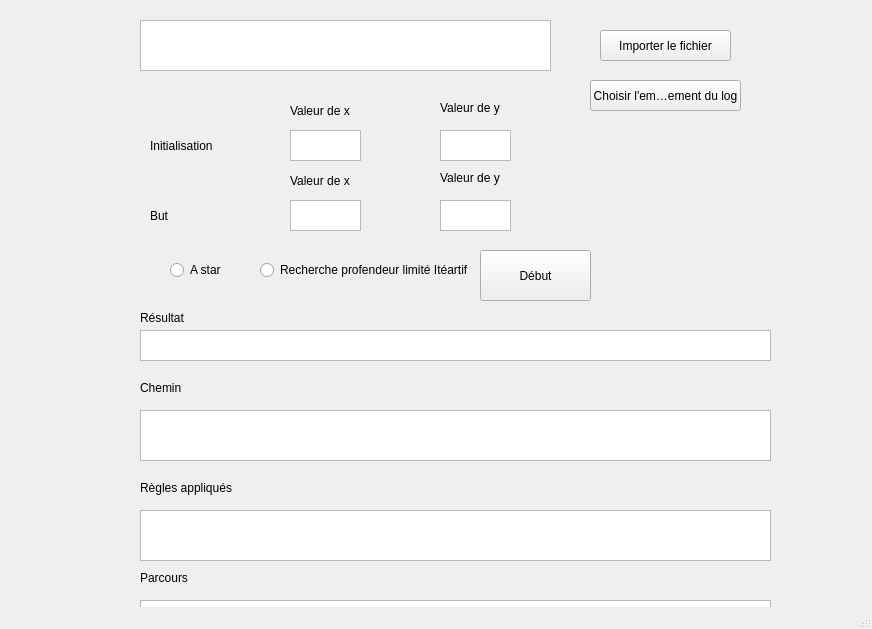
<?xml version="1.0" encoding="UTF-8"?>
<ui version="4.0">
 <class>MainWindow</class>
 <widget class="QMainWindow" name="MainWindow">
  <property name="geometry">
   <rect>
    <x>0</x>
    <y>0</y>
    <width>872</width>
    <height>629</height>
   </rect>
  </property>
  <property name="windowTitle">
   <string>MainWindow</string>
  </property>
  <widget class="QWidget" name="centralwidget">
   <widget class="QTextEdit" name="textEdit">
    <property name="geometry">
     <rect>
      <x>290</x>
      <y>130</y>
      <width>71</width>
      <height>31</height>
     </rect>
    </property>
   </widget>
   <widget class="QLabel" name="label">
    <property name="geometry">
     <rect>
      <x>290</x>
      <y>100</y>
      <width>71</width>
      <height>21</height>
     </rect>
    </property>
    <property name="text">
     <string>Valeur de x</string>
    </property>
   </widget>
   <widget class="QTextEdit" name="textEdit_2">
    <property name="geometry">
     <rect>
      <x>440</x>
      <y>130</y>
      <width>71</width>
      <height>31</height>
     </rect>
    </property>
   </widget>
   <widget class="QLabel" name="label_2">
    <property name="geometry">
     <rect>
      <x>440</x>
      <y>100</y>
      <width>141</width>
      <height>16</height>
     </rect>
    </property>
    <property name="text">
     <string>Valeur de y</string>
    </property>
   </widget>
   <widget class="QPushButton" name="pushButton">
    <property name="geometry">
     <rect>
      <x>480</x>
      <y>250</y>
      <width>111</width>
      <height>51</height>
     </rect>
    </property>
    <property name="text">
     <string>Début</string>
    </property>
   </widget>
   <widget class="QTextEdit" name="textEdit_3">
    <property name="geometry">
     <rect>
      <x>140</x>
      <y>330</y>
      <width>631</width>
      <height>31</height>
     </rect>
    </property>
   </widget>
   <widget class="QLabel" name="label_3">
    <property name="geometry">
     <rect>
      <x>140</x>
      <y>310</y>
      <width>55</width>
      <height>16</height>
     </rect>
    </property>
    <property name="text">
     <string>Résultat</string>
    </property>
   </widget>
   <widget class="QTextEdit" name="textEdit_4">
    <property name="geometry">
     <rect>
      <x>140</x>
      <y>410</y>
      <width>631</width>
      <height>51</height>
     </rect>
    </property>
   </widget>
   <widget class="QLabel" name="label_4">
    <property name="geometry">
     <rect>
      <x>140</x>
      <y>380</y>
      <width>55</width>
      <height>16</height>
     </rect>
    </property>
    <property name="text">
     <string>Chemin</string>
    </property>
   </widget>
   <widget class="QRadioButton" name="radioButton">
    <property name="geometry">
     <rect>
      <x>170</x>
      <y>260</y>
      <width>181</width>
      <height>20</height>
     </rect>
    </property>
    <property name="text">
     <string>A star</string>
    </property>
   </widget>
   <widget class="QPushButton" name="pushButton_2">
    <property name="geometry">
     <rect>
      <x>600</x>
      <y>30</y>
      <width>131</width>
      <height>31</height>
     </rect>
    </property>
    <property name="text">
     <string>Importer le fichier</string>
    </property>
   </widget>
   <widget class="QTextEdit" name="textEdit_5">
    <property name="geometry">
     <rect>
      <x>140</x>
      <y>20</y>
      <width>411</width>
      <height>51</height>
     </rect>
    </property>
   </widget>
   <widget class="QToolButton" name="toolButton">
    <property name="geometry">
     <rect>
      <x>590</x>
      <y>80</y>
      <width>151</width>
      <height>31</height>
     </rect>
    </property>
    <property name="text">
     <string>Choisir l'emplacement du log</string>
    </property>
   </widget>
   <widget class="QLabel" name="label_5">
    <property name="geometry">
     <rect>
      <x>150</x>
      <y>130</y>
      <width>91</width>
      <height>31</height>
     </rect>
    </property>
    <property name="text">
     <string>Initialisation</string>
    </property>
   </widget>
   <widget class="QRadioButton" name="radioButton_2">
    <property name="geometry">
     <rect>
      <x>260</x>
      <y>260</y>
      <width>211</width>
      <height>20</height>
     </rect>
    </property>
    <property name="text">
     <string>Recherche profendeur limité Itéartif</string>
    </property>
   </widget>
   <widget class="QLabel" name="label_6">
    <property name="geometry">
     <rect>
      <x>440</x>
      <y>170</y>
      <width>141</width>
      <height>16</height>
     </rect>
    </property>
    <property name="text">
     <string>Valeur de y</string>
    </property>
   </widget>
   <widget class="QTextEdit" name="textEdit_6">
    <property name="geometry">
     <rect>
      <x>440</x>
      <y>200</y>
      <width>71</width>
      <height>31</height>
     </rect>
    </property>
   </widget>
   <widget class="QLabel" name="label_7">
    <property name="geometry">
     <rect>
      <x>290</x>
      <y>170</y>
      <width>71</width>
      <height>21</height>
     </rect>
    </property>
    <property name="text">
     <string>Valeur de x</string>
    </property>
   </widget>
   <widget class="QTextEdit" name="textEdit_7">
    <property name="geometry">
     <rect>
      <x>290</x>
      <y>200</y>
      <width>71</width>
      <height>31</height>
     </rect>
    </property>
   </widget>
   <widget class="QLabel" name="label_8">
    <property name="geometry">
     <rect>
      <x>150</x>
      <y>200</y>
      <width>91</width>
      <height>31</height>
     </rect>
    </property>
    <property name="text">
     <string>But</string>
    </property>
   </widget>
   <widget class="QTextEdit" name="textEdit_8">
    <property name="geometry">
     <rect>
      <x>140</x>
      <y>510</y>
      <width>631</width>
      <height>51</height>
     </rect>
    </property>
   </widget>
   <widget class="QLabel" name="label_9">
    <property name="geometry">
     <rect>
      <x>140</x>
      <y>480</y>
      <width>121</width>
      <height>16</height>
     </rect>
    </property>
    <property name="text">
     <string>Règles appliqués</string>
    </property>
   </widget>
   <widget class="QTextEdit" name="textEdit_9">
    <property name="geometry">
     <rect>
      <x>140</x>
      <y>600</y>
      <width>631</width>
      <height>51</height>
     </rect>
    </property>
   </widget>
   <widget class="QLabel" name="label_10">
    <property name="geometry">
     <rect>
      <x>140</x>
      <y>570</y>
      <width>55</width>
      <height>16</height>
     </rect>
    </property>
    <property name="text">
     <string>Parcours</string>
    </property>
   </widget>
  </widget>
  <widget class="QMenuBar" name="menubar">
   <property name="geometry">
    <rect>
     <x>0</x>
     <y>0</y>
     <width>872</width>
     <height>21</height>
    </rect>
   </property>
  </widget>
  <widget class="QStatusBar" name="statusbar"/>
 </widget>
 <resources/>
 <connections/>
</ui>
